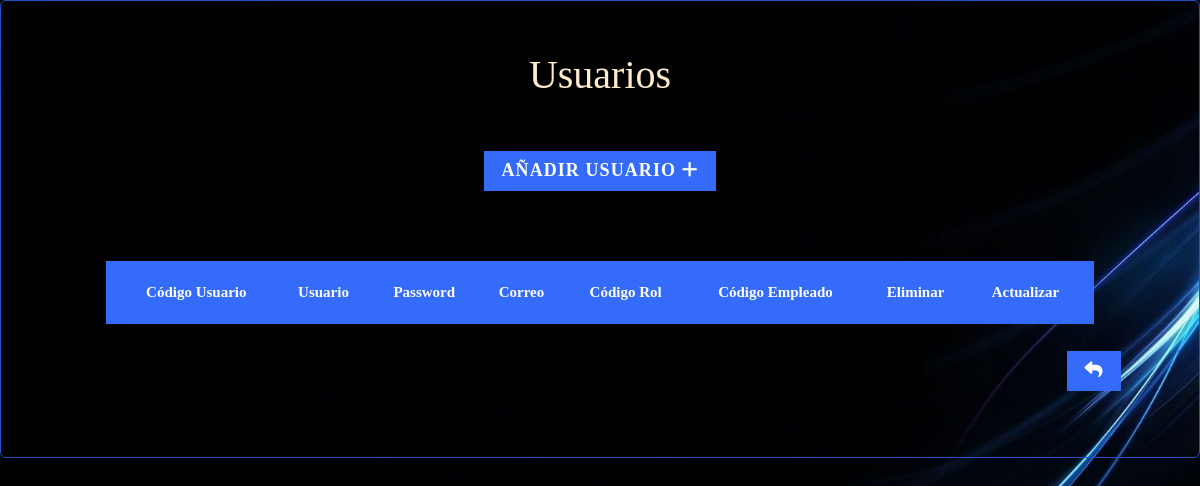
The page /FORMULARIOS/Usuario/Usuario1.php on the database as committed earlier.
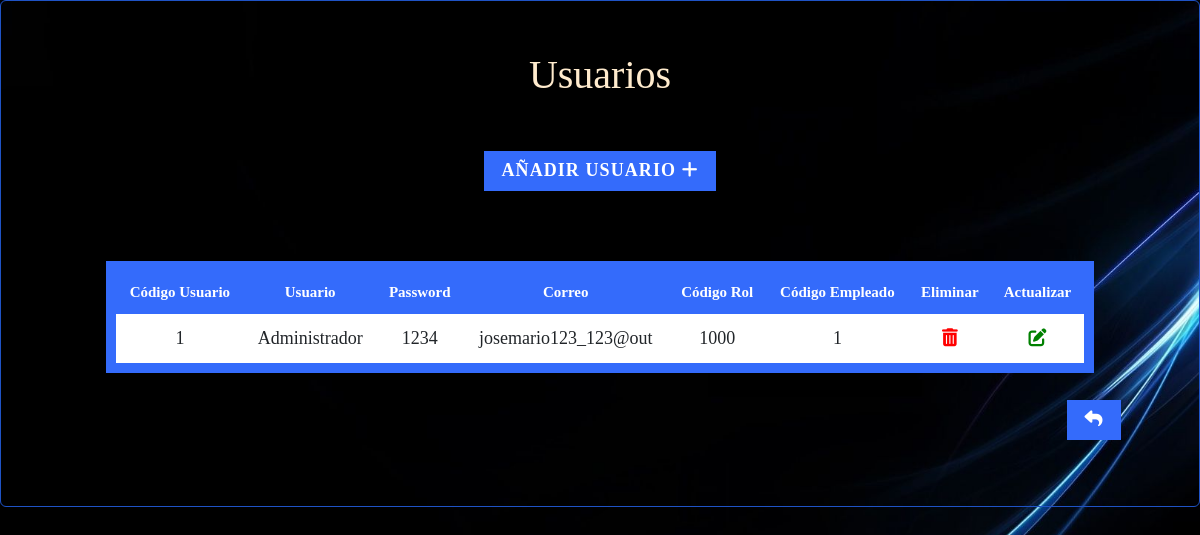
The same page on the database as committed later.
### tables this page shows
create table usuario(                                                  
Cod_Usuario integer primary key NOT NULL                              COMMENT 'CAMPO QUE SE USA COMO LLAVE PRIMARIA',
Usuario varchar(20) not null                                          COMMENT 'NOMBRE PARA INICIO DE SESION DE USUARIO',
Password varchar(20)not null                                          COMMENT 'CONTRASEÑA PARA INICIO DE SESION',
Correo varchar(20)not null                                            COMMENT 'CORREO ELECTRONICO DEL USUARIO, AYUDARA PARA RECUPERACION',
Cod_rol integer                                                       COMMENT 'PARA IDENTIFICAR SIES USUARIO NORMAL Ó ADMINISTRADOR',
Cod_empleados integer                                                 COMMENT 'CAMPO UTILIZADO COMO LLAVE FORANEA DE LA TABLA EMPLEADOS' 
);

create table rol(                                                       
Cod_rol integer primary key                                            COMMENT 'CAMPO QUE SE USA COMO LLAVE PRIMARIA' ,
Descripcion varchar (20)                                               COMMENT 'SE DESCRIBE EL TIPO DE ROL QUE SE LE ASIGNA A CADA EMPLEADO',
Cod_privilegios integer                                                 COMMENT 'CAMPO UTILIZADO COMO LLAVE FORANEA'
);

create table Empleados(                                                    
Cod_empleados INTEGER AUTO_INCREMENT PRIMARY KEY                          COMMENT 'CAMPO QUE SE USA COMO LLAVE PRIMARIA,INCREMENTA AUTOMATICAMENTE',
Identidad varchar (25) not null                                           COMMENT 'CAMPO INGRESAR NUMERO DE IDENTIDAD DEL EMPLEADO',
Primer_Nombre varchar(25) not null                                        COMMENT 'CAMPO INGRESAR PRIMER NOMBRE DEL EMPLEADO',
Segundo_Nombre varchar(25) not null                                       COMMENT 'CAMPO INGRESAR SEGUNDO NOMBRE DEL EMPLEADO',                                             
Primer_Apellido varchar(25) not null                                      COMMENT 'CAMPO INGRESAR PRIMER APELLIDO EMPLEADO',
Segundo_Apellido varchar(25) not null                                     COMMENT 'CAMPO INGRESAR SEGUNDO APELLIDO EMPLEADO',
Fecha_nacimiento date not null                                            COMMENT 'FECHA DE NACIMIENTO LA CUAL DEBE SER MENOR O IGUAL A LA FECHA DEL SERVIDOR',
Correo Varchar(30) Unique not null                                        COMMENT 'CORREO ELECTRONICO DEL EMPLEADO',
Direccion varchar(25)                                                     COMMENT 'DIRECCION DEL EMPLEADO',
Telefono varchar(8)                                                       COMMENT 'TELEFONO DEL EMPLEADO',
Sexo varchar(2) not null                                                  COMMENT 'SEXO DEL EMPLEADO',
Cuenta_Bancaria varchar(20)                                               COMMENT 'CUENTA BANCARIA DEL EMPLEADO',
Fecha_ingreso date not null                                               COMMENT 'FECHA DE INGRESO DEL EMPLEADO',
Nacionalidad varchar(20)                                                  COMMENT 'NACIONALIDAD DEL EMPLEADO',
Fecha_Deduccion INTEGER                                                   COMMENT 'SE ELIGE LA FECHA EN LA QUE SE APLICA LA DEDUCCIÓN', 
Sueldo_base double(20,0)not null                                          COMMENT 'SUELDO BASE QUE TENDRÁ EL EMPLEADO',
Cod_FormaPago integer                                                     COMMENT 'CAMPO QUE SE USA COMO LLAVE FORANEA DE LA TABLA FORMA_PAGO',
Cod_Depto integer                                                         COMMENT 'CAMPO QUE SE USA COMO LLAVE FORANEA DE LA TABLA DEPARTAMENTO'
);

### FORMULARIOS/Usuario/Usuario1.php (the view, shortened to what this page needs)
<?php
class Conexion{
    public static function Conectar() {
        $opciones = array(PDO::MYSQL_ATTR_INIT_COMMAND => 'SET NAMES utf8');
        try{
            $conexion = new PDO("mysql:host=".servidor."; dbname=".nombre_bd, usuario, password, $opciones);
            return $conexion;
        }catch (Exception $e){
            die("El error de Conexión es: ". $e->getMessage());
        }
    }
}
$objeto = new Conexion();
$conexion = $objeto->Conectar();
$consulta = "SELECT u.Cod_Usuario,u.Usuario,u.Password,u.Correo
,r.Cod_rol,ep.Cod_empleados from usuario as u
JOIN rol as r on u.Cod_rol=r.Cod_rol
JOIN empleados as ep on u.Cod_empleados=ep.Cod_empleados" ;
$resultado = $conexion->prepare($consulta);
$resultado->execute();
$usuarios=$resultado->fetchAll(PDO::FETCH_ASSOC);
?>
<!DOCTYPE html >
<html lang="es">
<head>
</head>
<body>
 <div class="Container">
	<center>
  <div class="form-group">
	 <center>
	 <h1>Usuarios</h1>
	</center><br/><br/>
	<button name="Insertar"  class="boton_Añadir">Añadir Usuario  <i class="fas fa-plus"></i></button>
	<div class="container-table">
	<center>
<table id="Tabla_Departamentos" border="10" class="color-Tabla" style="width:90%"><br/><br/>
<thead class="text-center">
       <th>Código Usuario</th>
       <th>Usuario</th>
       <th type="Password">Password</th>
       <th>Correo</th>
       <th>Código Rol</th>
	   <th>Código Empleado</th>
	   <th>Eliminar</th>
	   <th>Actualizar</th>
</thead>
	<tbody>
 <?php
 foreach($usuarios as $usuario){
?><?php
	echo "<tr>";
	echo "<td>";echo  $usuario['Cod_Usuario']; echo"</td>";
	echo "<td>";echo  $usuario['Usuario']; echo "</td>";
	echo "<td>";echo  $usuario['Password']; echo"</td>";
	echo "<td>";echo  $usuario['Correo']; echo"</td>";
	echo "<td>";echo  $usuario['Cod_rol']; echo"</td>";
	echo "<td>";echo  $usuario['Cod_empleados']; echo"</td>";
	echo "<td><a href='Eliminar.php?CU=".$usuario['Cod_Usuario']."'><button name='Eliminar'  class='boton-eliminar'><i class='far fa-trash-alt'></a></i></button></td>";
	echo "<td><a href='Actualizar.php?CU=".$usuario['Cod_Usuario']."'><button name='Actualizar' class='boton-actualizar'><i class='fas fa-edit'></a></i></button></td>";
	echo "</tr>";
	?>
<?php
}
?>
   </div class="color-Tabla">
</center>
	<br/>
	<td><button name="Regresar" class="Boton-Regresar" ><i class="fas fa-reply"></i></button>
	</div>
<br>
	   <link rel="stylesheet" href="https://stackpath.bootstrapcdn.com/bootstrap/4.4.1/css/bootstrap.min.css">
   <link rel="stylesheet" type="text/css" href="https://cdn.datatables.net/v/bs4/dt-1.10.20/datatables.min.css"/>
    </body>
    </html>

### FORMULARIOS/Usuario/Usuario1.php (style rules this page uses)
body { margin:0; padding:0; box-sizing:border-box; height:100%; width:100%; background-image: url("../../IMG/Fondo10.jpg"); background-repeat: no-repeat; background-size:cover; background-attachment: fixed; color:red; }
th { border:none; padding:10px; text-align:center; color:#FFFFFF; font-family:Times New Roman; font-size:15px; background:#346BFB; font-family:Times New Roman ; }
td { border:none; padding:10px; text-align:center; }
h1 { font-size:40px; margin-bottom:35px; color: blanchedalmond; font-family:Times New Roman; }
.form-group { padding:50px; border-radius:6px; margin-bottom:16px; border:1px solid #1f53c5; font-family:Times New Roman ; font-size:18px; }
.color-Tabla { background:#ffffff; border-collapse:collapse; font-family:Times New Roman ; border:solid 10px #346BFB ; }
.fa-trash-alt { color:red; background:white; border:none; font-weight:bold; }
.boton-eliminar { background:white; border:none; font-weight:bold; }
.boton-actualizar { background:white; border:none; font-weight:bold; }
.fa-edit { color:green; }
.boton_Añadir { margin-left:0; margin-bottom:1.5%; color: white; padding-left:1.5%; padding-right:1.5%; padding-top:0.5%; padding-bottom:0.5%; background:#346BFB; border:solid 1px #346BFB ; text-transform:uppercase; font-weight:bold; letter-spacing:0.06em; }
.Boton-Regresar { margin-left:90%; margin-bottom:1.5%; color: white; padding-left:1.5%; padding-right:1.5%; padding-top:0.5%; padding-bottom:0.5%; align:center; background:#346BFB; border:solid 1px #346BFB ; text-transform:uppercase; font-weight:bold; letter-spacing:0.06em; }

Rows that differ between the two databases and show on the page:
added usuario: Cod_Usuario "1", Usuario "Administrador", Password "1234", Correo "josemario123_123@out", Cod_rol.Cod_rol "1000", Cod_empleados.Cod_empleados "1"
